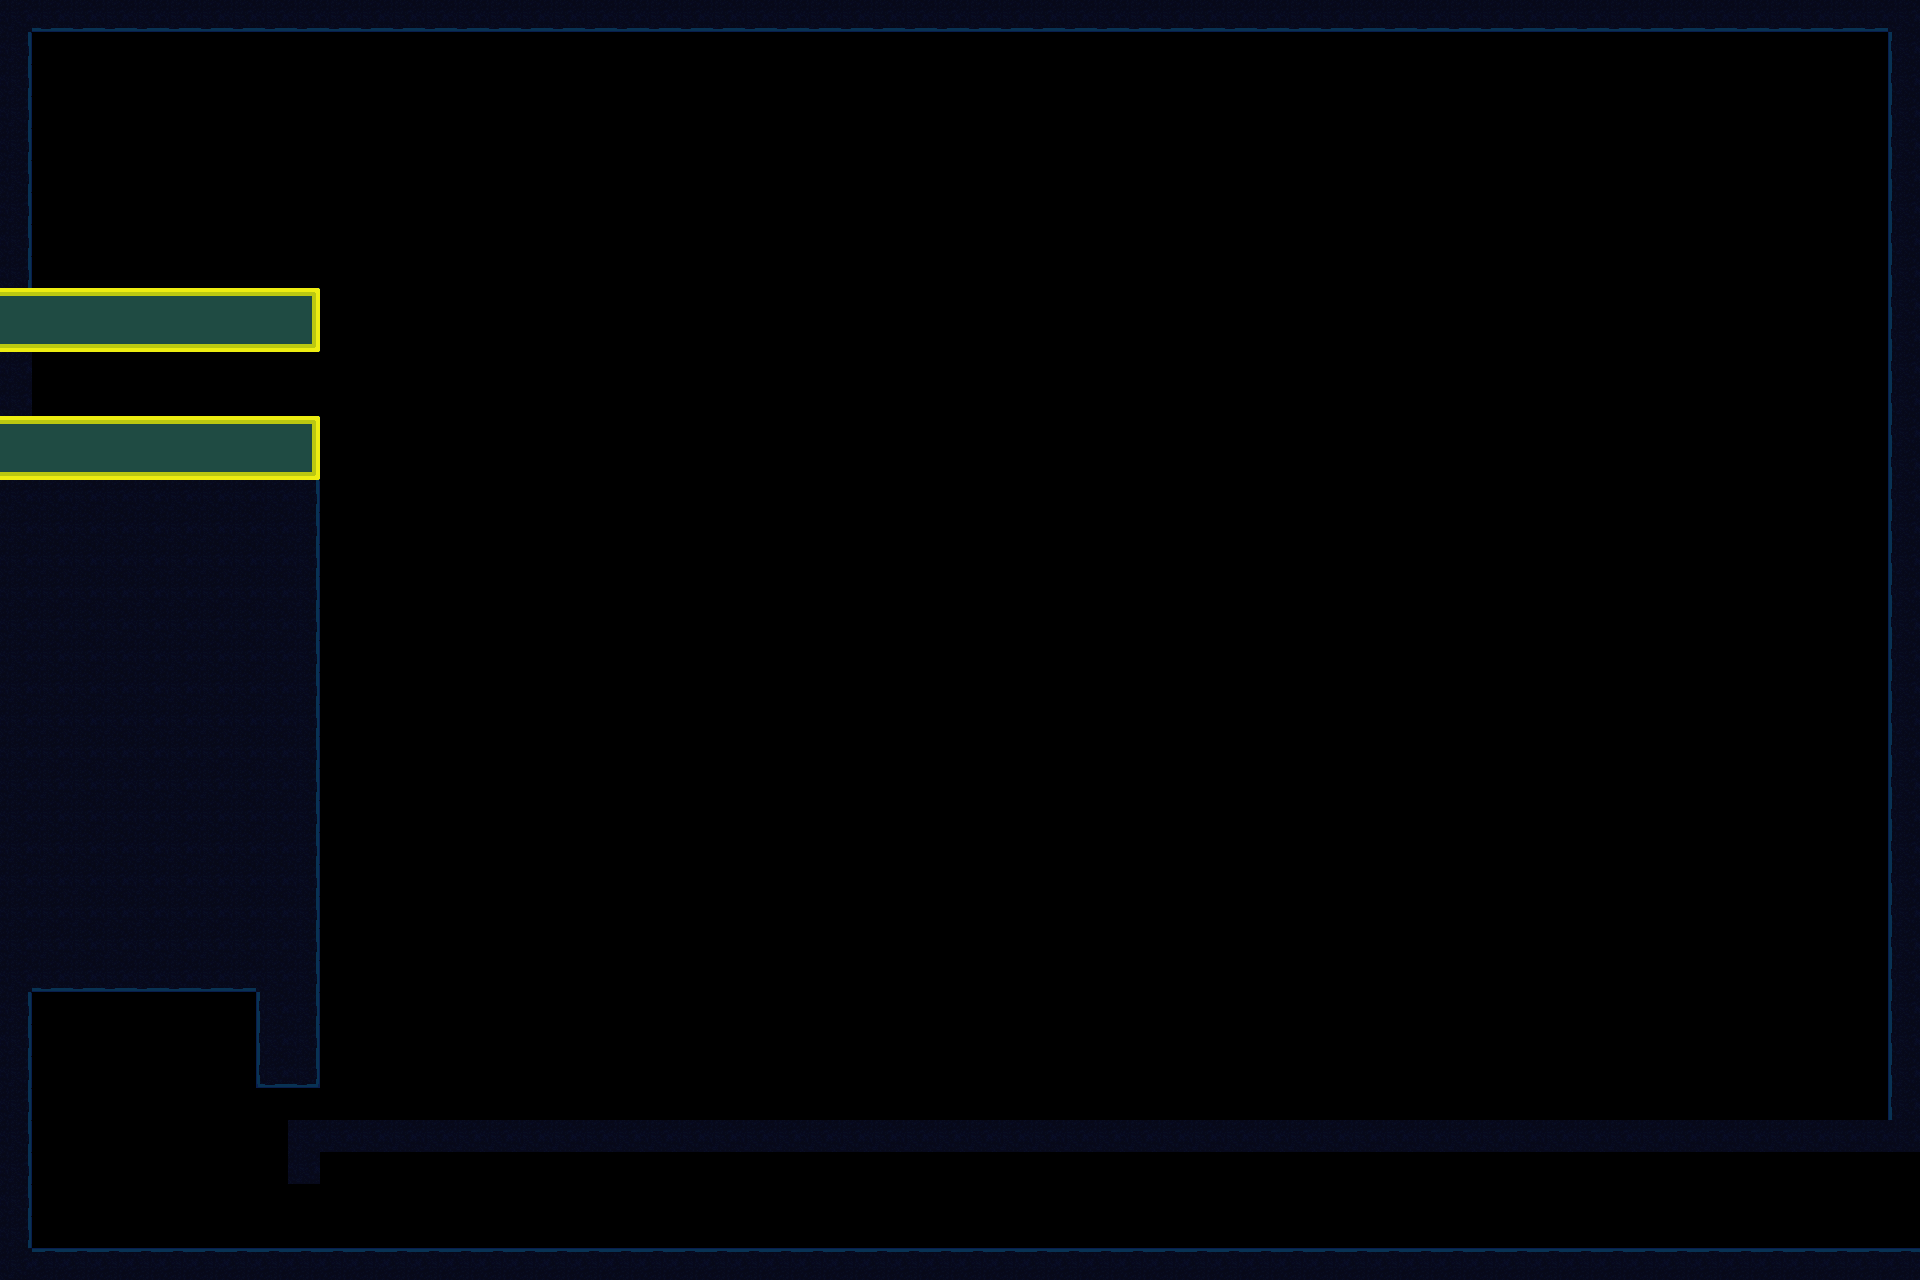

This game map was drawn from its Tiled (.tmx) file and the tilesets committed beside it. A one-line description and the trimmed map source follow:
An orthogonal 60x40 tile map with 32x32 px tiles, 1 tile layer (Ground), 1 hidden layer not drawn, 2 tilesets and 9 objects (2x SceneSwitch, Lizard, Light, AnglerFish, Lever, ...).

<map version="1.10" tiledversion="1.10.2" orientation="orthogonal" renderorder="right-down" width="60" height="40" tilewidth="32" tileheight="32" infinite="0" nextlayerid="4" nextobjectid="126">
 <editorsettings>
  <export target="../maps/bossEncounter.tmj" format="json" />
 </editorsettings>
 <tileset firstgid="1" name="MarkingTile" tilewidth="32" tileheight="32" tilecount="1" columns="1">
  <image source="../sampleTile.png" width="32" height="32" />
  <tile id="0">
   <properties>
    <property name="collides" type="bool" value="true" />
   </properties>
  </tile>
 </tileset>
 <tileset firstgid="2" name="AquaTile" tilewidth="32" tileheight="32" tilecount="100" columns="10">
  <image source="../StaticImages/tilesheet.png" width="320" height="320" />
  <tile id="0">
   <properties>
    <property name="collides" type="bool" value="false" />
   </properties>
  </tile>
  <tile id="1">
   <properties>
    <property name="collides" type="bool" value="true" />
   </properties>
  </tile>
  <tile id="2">
   <properties>
    <property name="collides" type="bool" value="true" />
   </properties>
  </tile>
  <tile id="3">
   <properties>
    <property name="collides" type="bool" value="true" />
   </properties>
  </tile>
  <tile id="4">
   <properties>
    <property name="collides" type="bool" value="false" />
   </properties>
  </tile>
  <tile id="5">
   <properties>
    <property name="collides" type="bool" value="true" />
   </properties>
  </tile>
  <tile id="6">
   <properties>
    <property name="collides" type="bool" value="true" />
   </properties>
  </tile>
  <tile id="7">
   <properties>
    <property name="collides" type="bool" value="true" />
   </properties>
  </tile>
  <tile id="8">
   <properties>
    <property name="collides" type="bool" value="false" />
   </properties>
  </tile>
  <tile id="9">
   <properties>
    <property name="collides" type="bool" value="false" />
   </properties>
  </tile>
  <tile id="10">
   <properties>
    <property name="collides" type="bool" value="false" />
   </properties>
  </tile>
  <tile id="11">
   <properties>
    <property name="collides" type="bool" value="true" />
   </properties>
  </tile>
  <tile id="12">
   <properties>
    <property name="collides" type="bool" value="true" />
   </properties>
  </tile>
  <tile id="13">
   <properties>
    <property name="collides" type="bool" value="true" />
   </properties>
  </tile>
  <tile id="14">
   <properties>
    <property name="collides" type="bool" value="false" />
   </properties>
  </tile>
  <tile id="15">
   <properties>
    <property name="collides" type="bool" value="true" />
   </properties>
  </tile>
  <tile id="16">
   <properties>
    <property name="collides" type="bool" value="true" />
   </properties>
  </tile>
  <tile id="17">
   <properties>
    <property name="collides" type="bool" value="true" />
   </properties>
  </tile>
  <tile id="18">
   <properties>
    <property name="collides" type="bool" value="false" />
   </properties>
  </tile>
  <tile id="19">
   <properties>
    <property name="collides" type="bool" value="false" />
   </properties>
  </tile>
  <tile id="20">
   <properties>
    <property name="collides" type="bool" value="false" />
   </properties>
  </tile>
  <tile id="21">
   <properties>
    <property name="collides" type="bool" value="true" />
   </properties>
  </tile>
  <tile id="22">
   <properties>
    <property name="collides" type="bool" value="true" />
   </properties>
  </tile>
  <tile id="23">
   <properties>
    <property name="collides" type="bool" value="true" />
   </properties>
  </tile>
  <tile id="24">
   <properties>
    <property name="collides" type="bool" value="false" />
   </properties>
  </tile>
  <tile id="25">
   <properties>
    <property name="collides" type="bool" value="true" />
   </properties>
  </tile>
  <tile id="26">
   <properties>
    <property name="collides" type="bool" value="true" />
   </properties>
  </tile>
  <tile id="27">
   <properties>
    <property name="collides" type="bool" value="true" />
   </properties>
  </tile>
  <tile id="28">
   <properties>
    <property name="collides" type="bool" value="false" />
   </properties>
  </tile>
  <tile id="29">
   <properties>
    <property name="collides" type="bool" value="false" />
   </properties>
  </tile>
  <tile id="30">
   <properties>
    <property name="collides" type="bool" value="false" />
   </properties>
  </tile>
  <tile id="31">
   <properties>
    <property name="collides" type="bool" value="false" />
   </properties>
  </tile>
  <tile id="32">
   <properties>
    <property name="collides" type="bool" value="false" />
   </properties>
  </tile>
  <tile id="33">
   <properties>
    <property name="collides" type="bool" value="false" />
   </properties>
  </tile>
  <tile id="34">
   <properties>
    <property name="collides" type="bool" value="false" />
   </properties>
  </tile>
  <tile id="35">
   <properties>
    <property name="collides" type="bool" value="false" />
   </properties>
  </tile>
  <tile id="36">
   <properties>
    <property name="collides" type="bool" value="false" />
   </properties>
  </tile>
  <tile id="37">
   <properties>
    <property name="collides" type="bool" value="false" />
   </properties>
  </tile>
  <tile id="38">
   <properties>
    <property name="collides" type="bool" value="false" />
   </properties>
  </tile>
  <tile id="39">
   <properties>
    <property name="collides" type="bool" value="false" />
   </properties>
  </tile>
  <tile id="40">
   <properties>
    <property name="collides" type="bool" value="false" />
   </properties>
  </tile>
  <tile id="41">
   <properties>
    <property name="collides" type="bool" value="true" />
   </properties>
  </tile>
  <tile id="42">
   <properties>
    <property name="collides" type="bool" value="true" />
   </properties>
  </tile>
  <tile id="43">
   <properties>
    <property name="collides" type="bool" value="true" />
   </properties>
  </tile>
  <tile id="44">
   <properties>
    <property name="collides" type="bool" value="false" />
   </properties>
  </tile>
  <tile id="45">
   <properties>
    <property name="collides" type="bool" value="false" />
   </properties>
  </tile>
  <tile id="46">
   <properties>
    <property name="collides" type="bool" value="false" />
   </properties>
  </tile>
  <tile id="47">
   <properties>
    <property name="collides" type="bool" value="false" />
   </properties>
  </tile>
  <tile id="48">
   <properties>
    <property name="collides" type="bool" value="false" />
   </properties>
  </tile>
  <tile id="49">
   <properties>
    <property name="collides" type="bool" value="false" />
   </properties>
  </tile>
  <tile id="50">
   <properties>
    <property name="collides" type="bool" value="false" />
   </properties>
  </tile>
  <tile id="51">
   <properties>
    <property name="collides" type="bool" value="true" />
   </properties>
  </tile>
  <tile id="52">
   <properties>
    <property name="collides" type="bool" value="true" />
   </properties>
  </tile>
  <tile id="53">
   <properties>
    <property name="collides" type="bool" value="true" />
   </properties>
  </tile>
  <tile id="54">
   <properties>
    <property name="collides" type="bool" value="false" />
   </properties>
  </tile>
  <tile id="55">
   <properties>
    <property name="collides" type="bool" value="false" />
   </properties>
  </tile>
  <tile id="56">
   <properties>
    <property name="collides" type="bool" value="false" />
   </properties>
  </tile>
  <tile id="57">
   <properties>
    <property name="collides" type="bool" value="false" />
   </properties>
  </tile>
  <tile id="58">
   <properties>
    <property name="collides" type="bool" value="false" />
   </properties>
  </tile>
  <tile id="59">
   <properties>
    <property name="collides" type="bool" value="false" />
   </properties>
  </tile>
  <tile id="60">
   <properties>
    <property name="collides" type="bool" value="false" />
   </properties>
  </tile>
  <tile id="61">
   <properties>
    <property name="collides" type="bool" value="true" />
   </properties>
  </tile>
  <tile id="62">
   <properties>
    <property name="collides" type="bool" value="true" />
   </properties>
  </tile>
  <tile id="63">
   <properties>
    <property name="collides" type="bool" value="true" />
   </properties>
  </tile>
  <tile id="64">
   <properties>
    <property name="collides" type="bool" value="false" />
   </properties>
  </tile>
  <tile id="65">
   <properties>
    <property name="collides" type="bool" value="false" />
   </properties>
  </tile>
  <tile id="66">
   <properties>
    <property name="collides" type="bool" value="false" />
   </properties>
  </tile>
  <tile id="67">
   <properties>
    <property name="collides" type="bool" value="false" />
   </properties>
  </tile>
  <tile id="68">
   <properties>
    <property name="collides" type="bool" value="false" />
   </properties>
  </tile>
  <tile id="69">
   <properties>
    <property name="collides" type="bool" value="false" />
   </properties>
  </tile>
  <tile id="70">
   <properties>
    <property name="collides" type="bool" value="false" />
   </properties>
  </tile>
  <tile id="71">
   <properties>
    <property name="collides" type="bool" value="false" />
   </properties>
  </tile>
  <tile id="72">
   <properties>
    <property name="collides" type="bool" value="false" />
   </properties>
  </tile>
  <tile id="73">
   <properties>
    <property name="collides" type="bool" value="false" />
   </properties>
  </tile>
  <tile id="74">
   <properties>
    <property name="collides" type="bool" value="false" />
   </properties>
  </tile>
  <tile id="75">
   <properties>
    <property name="collides" type="bool" value="false" />
   </properties>
  </tile>
  <tile id="76">
   <properties>
    <property name="collides" type="bool" value="false" />
   </properties>
  </tile>
  <tile id="77">
   <properties>
    <property name="collides" type="bool" value="false" />
   </properties>
  </tile>
  <tile id="78">
   <properties>
    <property name="collides" type="bool" value="false" />
   </properties>
  </tile>
  <tile id="79">
   <properties>
    <property name="collides" type="bool" value="false" />
   </properties>
  </tile>
  <tile id="80">
   <properties>
    <property name="collides" type="bool" value="false" />
   </properties>
  </tile>
  <tile id="81">
   <properties>
    <property name="collides" type="bool" value="false" />
   </properties>
  </tile>
  <tile id="82">
   <properties>
    <property name="collides" type="bool" value="false" />
   </properties>
  </tile>
  <tile id="83">
   <properties>
    <property name="collides" type="bool" value="false" />
   </properties>
  </tile>
  <tile id="84">
   <properties>
    <property name="collides" type="bool" value="false" />
   </properties>
  </tile>
  <tile id="85">
   <properties>
    <property name="collides" type="bool" value="false" />
   </properties>
  </tile>
  <tile id="86">
   <properties>
    <property name="collides" type="bool" value="false" />
   </properties>
  </tile>
  <tile id="87">
   <properties>
    <property name="collides" type="bool" value="false" />
   </properties>
  </tile>
  <tile id="88">
   <properties>
    <property name="collides" type="bool" value="false" />
   </properties>
  </tile>
  <tile id="89">
   <properties>
    <property name="collides" type="bool" value="false" />
   </properties>
  </tile>
  <tile id="90">
   <properties>
    <property name="collides" type="bool" value="false" />
   </properties>
  </tile>
  <tile id="91">
   <properties>
    <property name="collides" type="bool" value="false" />
   </properties>
  </tile>
  <tile id="92">
   <properties>
    <property name="collides" type="bool" value="false" />
   </properties>
  </tile>
  <tile id="93">
   <properties>
    <property name="collides" type="bool" value="false" />
   </properties>
  </tile>
  <tile id="94">
   <properties>
    <property name="collides" type="bool" value="false" />
   </properties>
  </tile>
  <tile id="95">
   <properties>
    <property name="collides" type="bool" value="false" />
   </properties>
  </tile>
  <tile id="96">
   <properties>
    <property name="collides" type="bool" value="false" />
   </properties>
  </tile>
  <tile id="97">
   <properties>
    <property name="collides" type="bool" value="false" />
   </properties>
  </tile>
  <tile id="98">
   <properties>
    <property name="collides" type="bool" value="false" />
   </properties>
  </tile>
  <tile id="99">
   <properties>
    <property name="collides" type="bool" value="false" />
   </properties>
  </tile>
 </tileset>
 <layer id="1" name="Blocking" width="60" height="40" visible="0">
  <data>[2400 cells, 227 non-empty, 1 distinct tile ids]</data>
 </layer>
 <layer id="3" name="Ground" width="60" height="40">
  <data>[2400 cells, 430 non-empty, 11 distinct tile ids]</data>
 </layer>
 <objectgroup id="2" name="ObjectLayer">
  <properties>
   <property name="Level" value="Level2" />
  </properties>
  <object id="41" name="Lizard" x="132.424" y="389.939">
   <point />
  </object>
  <object id="42" name="SceneSwitch" x="2570.79" y="338.182">
   <properties>
    <property name="Level" value="Level9" />
   </properties>
   <point />
  </object>
  <object id="84" name="Light" x="2606" y="352">
   <properties>
    <property name="intensity" type="int" value="5" />
    <property name="radius" type="int" value="1000" />
   </properties>
   <point />
  </object>
  <object id="119" name="AnglerFish" x="1237.45" y="472.606">
   <properties>
    <property name="lureX" type="int" value="900" />
    <property name="lureY" type="int" value="400" />
    <property name="realAxolotl" type="object" value="123" />
   </properties>
   <point />
  </object>
  <object id="121" name="Lever" x="418" y="1116">
   <properties>
    <property name="rotation" type="int" value="0" />
   </properties>
   <point />
  </object>
  <object id="122" name="Door" x="288" y="1088">
   <properties>
    <property name="Lever" type="object" value="121" />
   </properties>
   <point />
  </object>
  <object id="123" name="escapeAxolotl" x="196" y="1224">
   <point />
  </object>
  <object id="124" name="SceneSwitch" x="1900" y="1206">
   <properties>
    <property name="Level" value="Chase" />
   </properties>
   <point />
  </object>
  <object id="125" name="bgm" x="100" y="730">
   <properties>
    <property name="key" value="ambience" />
   </properties>
   <point />
  </object>
 </objectgroup>
</map>
